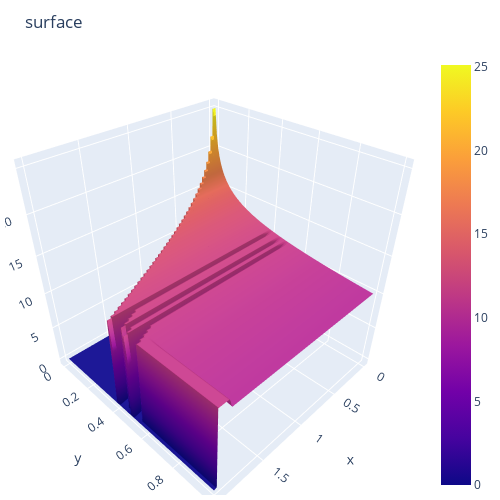

Notebook source saved alongside this figure:
### Code cell
sh_t, sh_x = U.shape
fig = go.Figure()
fig.add_surface(
    # contours = {
    #     "x": {"show": True, "start": 1.5, "end": 2, "size": 0.04, "color":"white"},
    #     "z": {"show": True, "start": 0.5, "end": 0.8, "size": 0.05}
    # },
    x = np.linspace(a, b, sh_x),
    y = np.linspace(0, T, sh_t),
    z = U
    )
# fig.add_scatter3d(name='scat_p', x=np.linspace(a, b, sh_1), y=np.linspace(0, T, sh_0), z=U, mode='markers',
#     marker=dict(size=10, color='black',colorscale='Reds'))
# fig.update_layout(
#         scene = {
#             "xaxis": {"nticks": 20},
#             "zaxis": {"nticks": 4},
#             'camera_eye': {"x": 0, "y": -1, "z": 0.5},
#             "aspectratio": {"x": 1, "y": 1, "z": 0.2}
#         })
fig.update_layout(title='surface', autosize=False,
                  width=500, height=500,
                  margin=dict(l=5, r=50, b=5, t=55))
fig.show()

### Figure 1 — Plotly figure (JSON) as saved in the notebook; plotly's stock layout.template omitted (floating-point values rounded to 4 significant figures; data arrays with more than 128 entries replaced by an {"elided": "..."} marker saying what was removed)
{"data": [{"type": "surface", "x": {"elided": "201 float values"}, "y": [0, 0.01, 0.02, 0.03, 0.04, 0.05, 0.06, 0.07, 0.08, 0.09, 0.1, 0.11, 0.12, 0.13, 0.14, 0.15, 0.16, 0.17, 0.18, 0.19, 0.2, 0.21, 0.22, 0.23, 0.24, 0.25, 0.26, 0.27, 0.28, 0.29, 0.3, 0.31, 0.32, 0.33, 0.34, 0.35, 0.36, 0.37, 0.38, 0.39, 0.4, 0.41, 0.42, 0.43, 0.44, 0.45, 0.46, 0.47, 0.48, 0.49, 0.5, 0.51, 0.52, 0.53, 0.54, 0.55, 0.56, 0.57, 0.58, 0.59, 0.6, 0.61, 0.62, 0.63, 0.64, 0.65, 0.66, 0.67, 0.68, 0.69, 0.7, 0.71, 0.72, 0.73, 0.74, 0.75, 0.76, 0.77, 0.78, 0.79, 0.8, 0.81, 0.82, 0.83, 0.84, 0.85, 0.86, 0.87, 0.88, 0.89, 0.9, 0.91, 0.92, 0.93, 0.94, 0.95, 0.96, 0.97, 0.98, 0.99, 1], "z": {"elided": "101x201 float values"}}], "layout": {"autosize": false, "height": 500, "margin": {"b": 5, "l": 5, "r": 50, "t": 55}, "title": {"text": "surface"}, "width": 500}}
